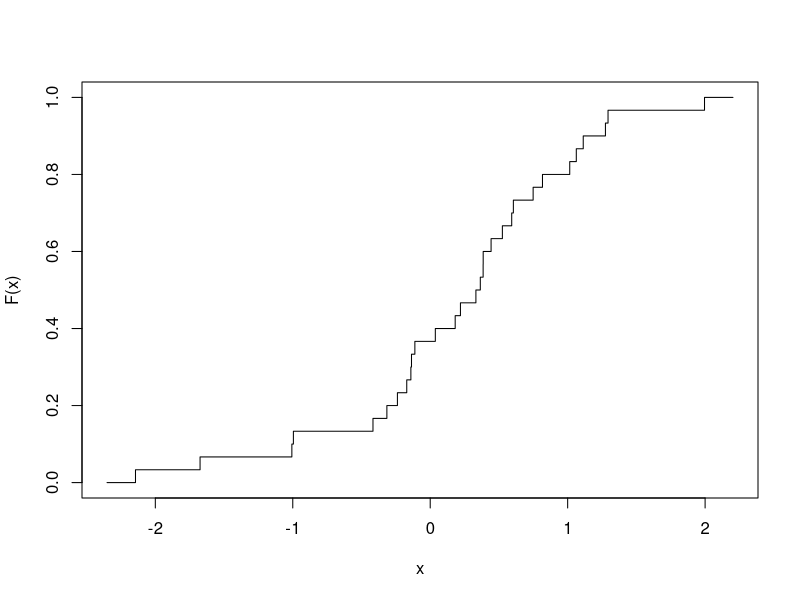
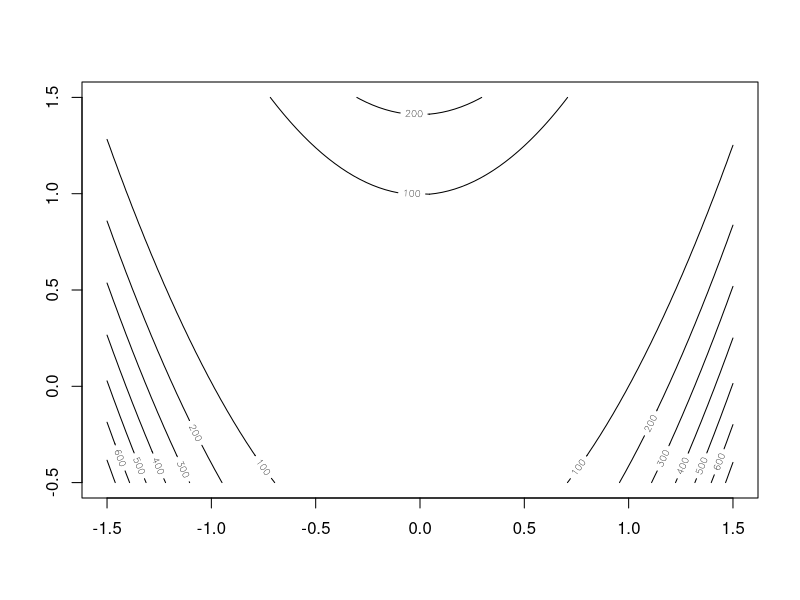
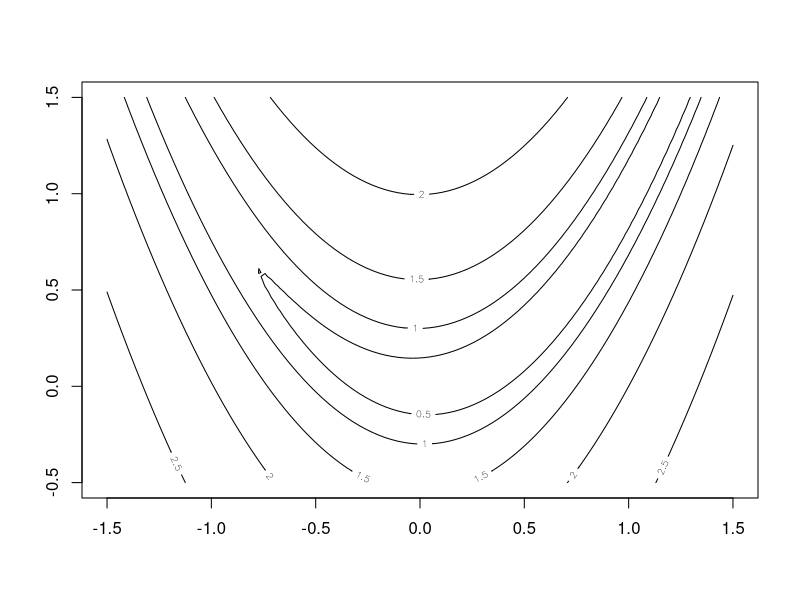
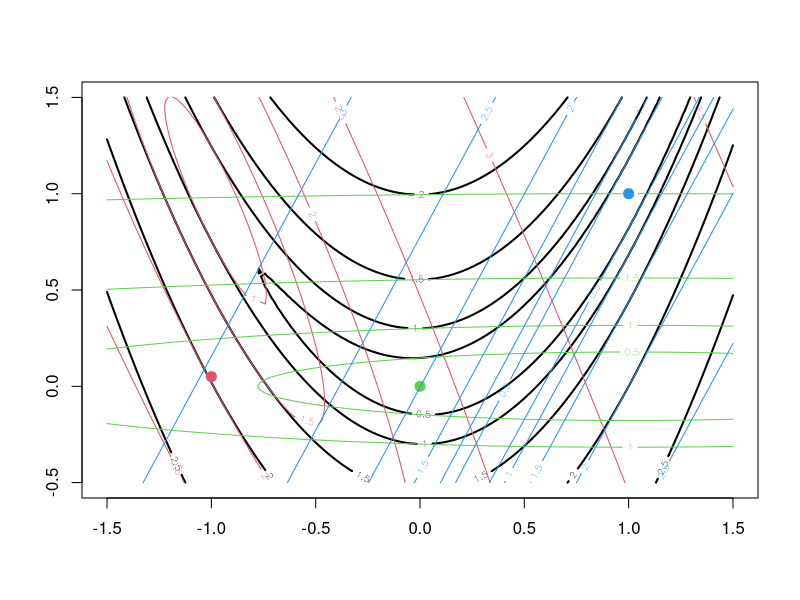
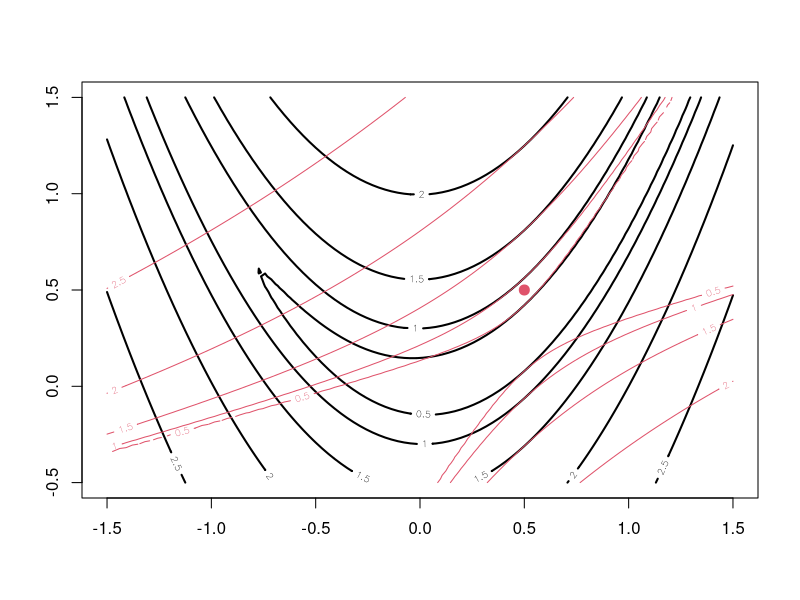

The R script that drew these images, in order:
## Solutions checked on 2.14.0 on Ubuntu. I've used
## `##' before comments, and `#' before expected R output
## Simon Wood Nov 2012

## Q1. Note that `machine precision' is slightly more slippery than
##     is suggested here. The question focuses on the precision implied
##     by the storage of floating point numbers in main memory. The part 
##     of the CPU which carries out floating point operations often 
##     works at a higher precision, carrying more significant figures 
##     in intermendiate quantities. Compilers sometimes use these extra 
##     precision floating point storage locations as temporary storage 
##     to speed up code, which can mean that a program has some of its
##     floating point numbers stored at higher precision than others. 
##     The upshot is that it is usually a bad idea to test floating point
##     numbers for exact equality, even if they should be exactly equal. 
##     Do read Section 1.1 of Press et al. (2007) Numerical Recipes, CUP.
## a)
eps <- 1
x <- 1 
while (x+eps != x) eps <- eps/2
eps/x
# 1.110223e-16

## b)
eps+x==x
# [1] TRUE
eps1 <- eps*1.01
eps1+x==x
# [1] FALSE
## ... confirming the statement

## c) 
.Machine$double.eps

## d) 
eps <- 1
x <- .125
while (x+eps != x) eps <- eps/2
eps/x
#[1] 1.110223e-16

## e) 
eps <- 1
x <- pi
while (x+eps != x) eps <- eps/2
eps/x
#[1] 7.067899e-17

## f)
eps <- 1
x <- 1 
while (x+eps != x) eps <- eps/2
log(1/(2*eps))/log(10) 
#[1] 15.65356

## Q2.
## a)
X <- matrix(runif(100000),1000,100)
z <- rep(0,1000)
system.time(
for (i in 1:1000) {
  for (j in 1:100) z[i] <- z[i] + X[i,j]
})
system.time(z1 <- rowSums(X))
system.time(z2 <- apply(X,1,sum))
range(z-z1)
range(z-z2)

## b)
n <- 100000
z <- rnorm(n)
proc.time()
zneg <- 0;j <- 1
for (i in 1:n) {
  if (z[i]<0) {
    zneg[j] <- z[i]
    j <- j + 1
  }
}
proc.time()
zneg1 <- z[z<0] ## fast alternative
proc.time()
range(zneg1-zneg)

## Q3. 

## basic manipulations....
set.seed(1)
n <- 1000
A <- matrix(runif(n*n),n,n)
x <- runif(n)

xtAx <- t(x)%*%A%*%x

trA <- sum(diag(A)) 

AtXA <- t(A)%*%diag(x)%*%A

AtXA.2 <- t(A)%*%(x*A) ## alternative to above, using `recycling' 

## Q4 
## a)
set.seed(0)
n <- 1000
A <- matrix(runif(n*n),n,n)
x.true <- runif(n)
y <- A%*%x.true

## b)
proc.time()
Ai <- solve(A)
x1 <- Ai%*%y
proc.time() ## took about 4 seconds
mean(abs(x1-x.true))
#[1] 2.869841e-11

## c)
system.time(x2 <- solve(A,y)) ## .8 seconds
mean(abs(x2-x.true))
#[1] 1.356142e-12

## d) It seems that method c) is both faster and more accurate (which is what 
##    theory would confirm).

## Q5. Many solutions are possible. Here is one that does the job.

obs.cdf <- function(x,plot.cdf=TRUE) {
  sx <- sort.int(x,index.return=TRUE) ## order the observations
  n <- length(x)
  sx$F <- 1:n/n  ## \hat F for the ordered data
  if (plot.cdf) {
    dx <- (max(x)-min(x))/20 ## how far to plot beyond data range
    xp <- c(sx$x[1]-dx,sx$x,sx$x[n]+dx) ## the x values for plotting
    xp <- rep(xp,rep(3,n+2))[-1] ## repeat the x values for step function plot
    Fp <- c(0,sx$F,1)  ## \hat F values for plotting
    Fp <- rep(Fp,rep(3,n+2))[-3*(n+2)] ## repeat in same way as x
    plot(xp,Fp,type="l",xlab="x",ylab="F(x)") ## plot!
  }
  sx$F[sx$ix] <- sx$F  ## \hat F in original data order
  sx$F ## return \hat F
}
obs.cdf(rnorm(30))

## Q6... NA

## Q7. 
## a)
rb <- function(x,z) {
  100*(z-x^2)^2 + (1-x)^2 
}

## b)
n <- 100
x <- seq(-1.5,1.5,length=n)
z <- seq(-.5,1.5,length=n)
f <- outer(x,z,rb)
contour(x,z,matrix(f,n,n))

## c)
contour(x,z,matrix(log10(f),n,n),levels=(1:10/2))

## d) 
rb.grad <- function(x,z) {
## gradient of rosenbrocks function at a single point
  g <- rep(NA,2)
  g[2] <- 200*(z-x^2)
  g[1] <- 400*(x^3-z*x) + 2*(x-1)
  g
}

## e)
x0 <- .5; z0 <- 1; eps <- 1e-7
f0 <- rb(x0,z0)
g <- g0 <- rb.grad(x0,z0) ## exact gradiant
## put FD gradiant in g0
g0[1] <- (rb(x0+eps,z0)-f0)/eps
g0[2] <- (rb(x0,z0+eps)-f0)/eps
g;g0 ## compare

## f) 
rb.hess <- function(x,z) {
## Hessian of Rosenbrock's function, at a single point
  H <- matrix(NA,2,2)
  H[2,2] <- 200
  H[1,1] <- 1200*x^2 - 400*z + 2
  H[2,1] <- H[1,2] <- -400*x
  H
}

## g)
H <- H0 <- rb.hess(x0,z0)
H0[,1] <- (rb.grad(x0+eps,z0)-g)/eps
H0[,2] <- (rb.grad(x0,z0+eps)-g)/eps
H;H0

## h)

ad.quad <- function(x,z,col=2,trans=log10,lev=1:10/2) {
## function to add a quadratic approximation to Rosenbrocks
## to a plot of the function, based on a Taylor expansion
## at x,z
  f0 <- rb(x,z)
  g <- rb.grad(x,z)
  H <- rb.hess(x,z)
  qap <- function(x,z,f0,g,H) {
    X <- matrix(c(x,z),length(x),2)
    f0 + X%*%g + rowSums((X%*%H)*X)/2
  }
  n <- 100
  xx <- seq(-1.5,1.5,length=n)
  zz <- seq(-.5,1.5,length=n)
  q <- trans(outer(xx-x,zz-z,qap,f0=f0,g=g,H=H)) 
  contour(xx,zz,matrix(q,n,n),col=col,add=TRUE,levels=lev)
}

## i)

contour(x,z,matrix(log10(f),n,n),levels=(1:10/2),lwd=2)
ad.quad(-1,0.5);points(-1,.05,col=2,pch=20,cex=2)
ad.quad(0,0,col=3);points(0,0,col=3,pch=20,cex=2)
ad.quad(1,1,col=4);points(1,1,col=4,pch=20,cex=2)

## j)
contour(x,z,matrix(log10(f),n,n),levels=(1:10/2),lwd=2)
ad.quad(0.5,0.5);points(.5,.5,col=2,pch=20,cex=2)

## Q8.
## a) 
?optim

## b) versions of rb and rb.grad for `optim' use

rbo <- function(x) {
  100*(x[2]-x[1]^2)^2 + (1-x[1])^2 
}

rbg <- function(x) rb.grad(x[1],x[2])

## c)
optim(c(-.5,1),rbo) ## reports successful convergence

## d)
optim(c(-.5,1),rbo,method="BFGS")
## ... modest improvement

## e)
optim(c(-.5,1),rbo,rbg,method="BFGS")
## ... takes fewer evaluations to converge to much higher accuracy

## f) 
optim(c(-.5,1),rbo,rbg,method="CG",control=list(maxit=11000))
## ... quite slow convergence in this case.

